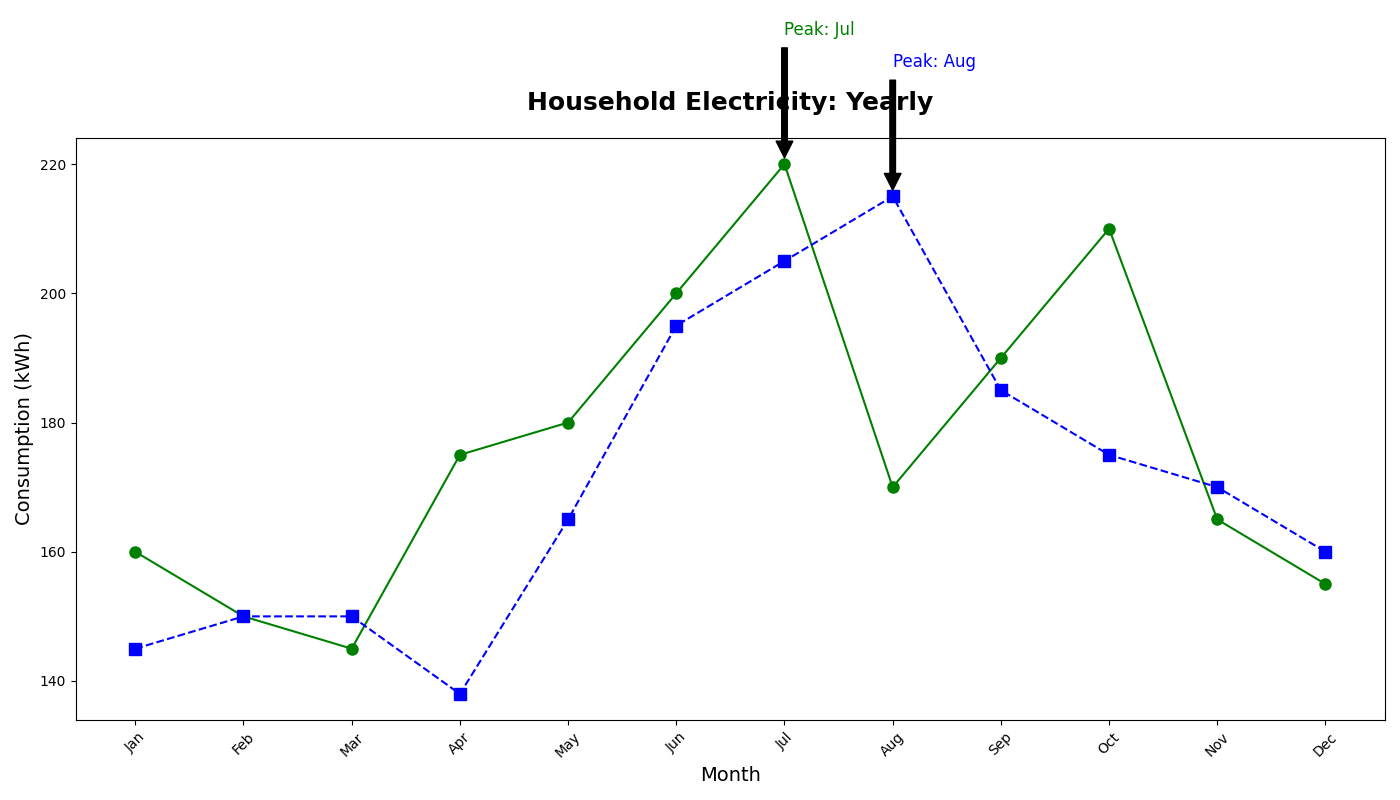

The script that drew this image:
import matplotlib.pyplot as plt
import numpy as np

months = np.array([
    'Jan', 'Feb', 'Mar', 'Apr', 'May', 'Jun', 
    'Jul', 'Aug', 'Sep', 'Oct', 'Nov', 'Dec'
])

consumption_current_year = np.array([160, 150, 145, 175, 180, 200, 220, 170, 190, 210, 165, 155])
consumption_previous_year = np.array([145, 150, 150, 138, 165, 195, 205, 215, 185, 175, 170, 160])

fig, ax = plt.subplots(figsize=(14, 8))

ax.plot(months, consumption_current_year, marker='o', markersize=8, linestyle='-', color='green')
ax.plot(months, consumption_previous_year, marker='s', markersize=8, linestyle='--', color='blue')

ax.set_title('Household Electricity: Yearly', fontsize=18, fontweight='bold', pad=20)
ax.set_xlabel('Month', fontsize=14)
ax.set_ylabel('Consumption (kWh)', fontsize=14)

peak_current = months[np.argmax(consumption_current_year)]
peak_previous = months[np.argmax(consumption_previous_year)]
ax.annotate(f'Peak: {peak_current}', 
            xy=(peak_current, max(consumption_current_year)), 
            xytext=(peak_current, max(consumption_current_year) + 20),
            arrowprops=dict(facecolor='black', shrink=0.05),
            fontsize=12, color='green')
ax.annotate(f'Peak: {peak_previous}', 
            xy=(peak_previous, max(consumption_previous_year)), 
            xytext=(peak_previous, max(consumption_previous_year) + 20),
            arrowprops=dict(facecolor='black', shrink=0.05),
            fontsize=12, color='blue')

plt.xticks(rotation=45)
plt.tight_layout()
plt.show()
